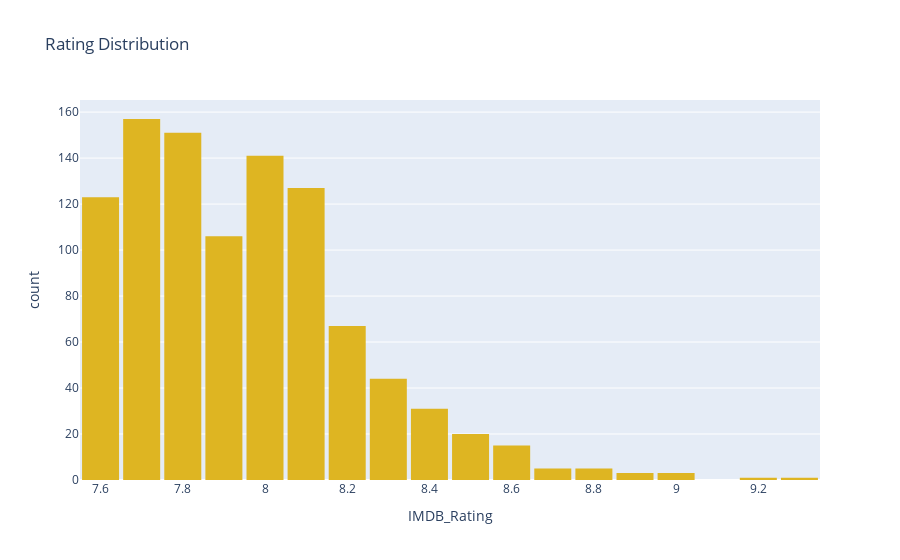

The cell this chart's notebook holds for it:
### Code cell
#Rating Distribution
fig = px.histogram(df.IMDB_Rating, x="IMDB_Rating", title="Rating Distribution",color_discrete_sequence=["#deb522"])
fig.update_layout(bargap=0.1)
fig.show()

### Figure 1 — Plotly figure (JSON) as saved in the notebook; plotly's stock layout.template omitted (floating-point values rounded to 4 significant figures; data arrays with more than 128 entries replaced by an {"elided": "..."} marker saying what was removed)
{"data": [{"alignmentgroup": "True", "bingroup": "x", "hovertemplate": "IMDB_Rating=%{x}<br>count=%{y}<extra></extra>", "legendgroup": "", "marker": {"color": "#deb522", "pattern": {"shape": ""}}, "name": "", "offsetgroup": "", "orientation": "v", "showlegend": false, "type": "histogram", "x": {"elided": "1000 float values"}, "xaxis": "x", "yaxis": "y"}], "layout": {"bargap": 0.1, "barmode": "relative", "legend": {"tracegroupgap": 0}, "title": {"text": "Rating Distribution"}, "xaxis": {"anchor": "y", "domain": [0, 1], "title": {"text": "IMDB_Rating"}}, "yaxis": {"anchor": "x", "domain": [0, 1], "title": {"text": "count"}}}}
